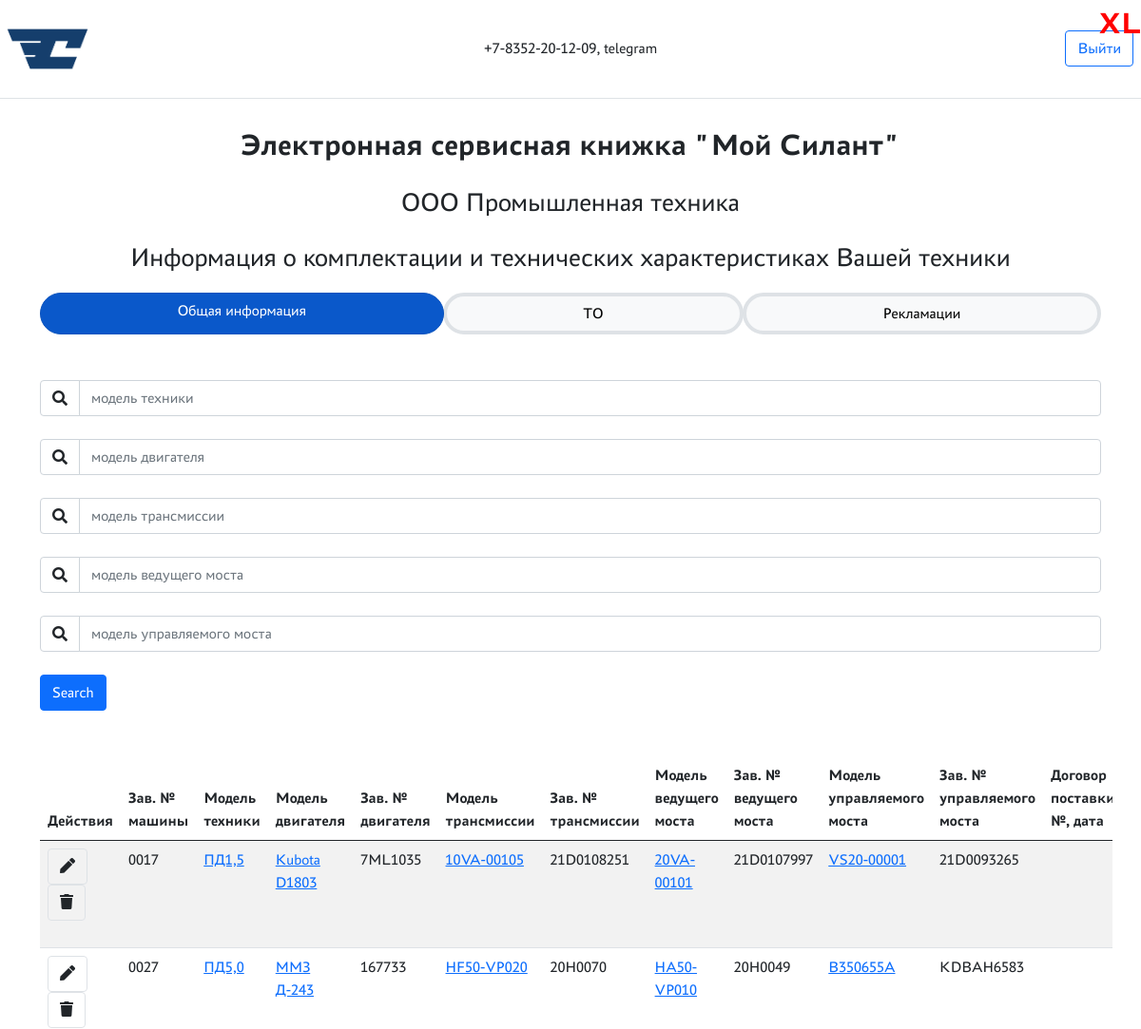
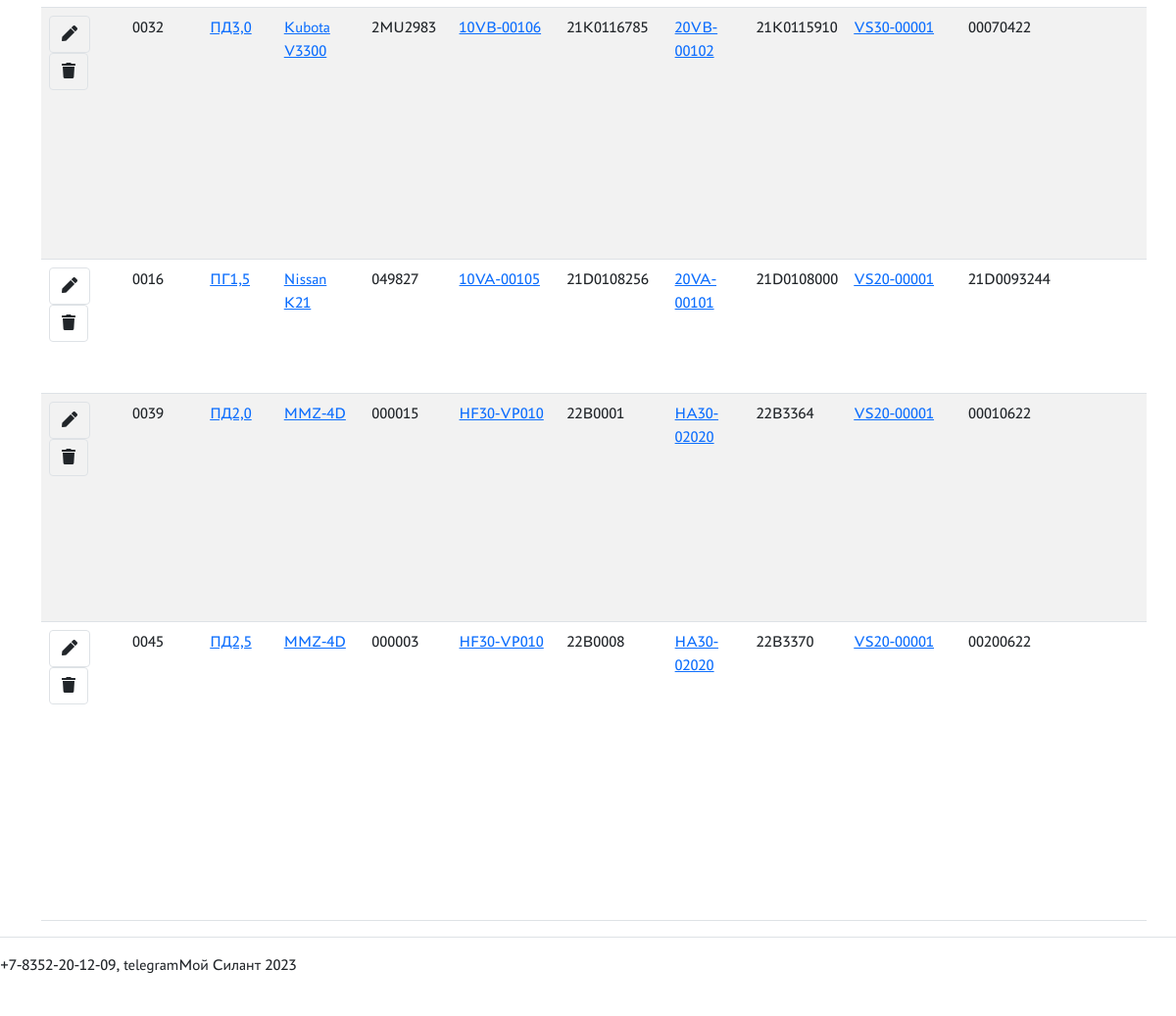
The page /web/vehicle/ (signed in) on the database its author committed (2 pictures, top to bottom).
### api/models.py (models this page shows, shortened)
class Vehicle(models.Model):
    vehicle_id = models.CharField(max_length=20, unique=True,
                                  verbose_name='зав. № машины')
    vehicle_model = models.ForeignKey(Handbook, on_delete=models.CASCADE,
                                      verbose_name='Модель техники',
                                      related_name='vehicle_model')
    engine_model = models.ForeignKey(Handbook, on_delete=models.CASCADE,
                                     verbose_name='Модель двигателя',
                                     related_name='engine_model')
    engine_id = models.CharField(max_length=20,
                                 verbose_name='Зав. № двигателя')
    transmission_model = models.ForeignKey(Handbook, on_delete=models.CASCADE,
                                           verbose_name='Модель трансмиссии',
                                           related_name='transmission_model')
    transmission_id = models.CharField(max_length=20,
                                       verbose_name='Зав. № трансмиссии')
    main_axle_model = models.ForeignKey(Handbook, on_delete=models.CASCADE,
                                        verbose_name='Модель ведущего моста',
                                        related_name='main_axle_model')
    main_axle_id = models.CharField(max_length=20,
                                    verbose_name='Зав. № ведущего моста')
    driven_axle_model = models.ForeignKey(
        Handbook, on_delete=models.CASCADE,
        verbose_name='Модель управляемого моста',
        related_name='driven_axle_model')
    driven_axle_id = models.CharField(max_length=20,
                                      verbose_name='Зав. № управляемого моста')
    contract_id_date = models.CharField(
        max_length=20, blank=True, verbose_name='Договор поставки №, дата')
    shipping_date = models.DateField(default=date.today,
                                     verbose_name='Дата отгрузки с завода')
    consignee = models.CharField(
        max_length=100, verbose_name='Грузополучатель (конечный потребитель)')
    shipping_address = models.CharField(
        max_length=100, verbose_name='Адрес поставки (эксплуатации)')
    equipment = models.TextField(verbose_name='Комплектация (доп. опции)',
                                 default='Стандарт')
    client = models.ForeignKey(User, on_delete=models.CASCADE,
                               verbose_name='Клиент')
    service_company = models.ForeignKey(User, on_delete=models.CASCADE,
                                        verbose_name='Сервисная компания',
                                        related_name='service_company')

class Handbook(models.Model):
    HANDBOOK_TYPES = (
        ('VM', 'Модель техники'),
        ('EM', 'Модель двигателя'),
        ('TM', 'Модель трансмиссии'),
        ('MA', 'Модель ведущего моста'),
        ('DA', 'Модель управляемого моста'),
        ('MT', 'Вид ТО'),
        ('FN', 'Узел отказа'),
        ('RD', 'Способ восстановления'),
        ('SC', 'Сервисная компания'),
    )
    handbook_name = models.CharField(max_length=2, choices=HANDBOOK_TYPES)
    title = models.CharField(max_length=200, unique=True)
    description = models.TextField(blank=True)
    def __str__(self):
        return self.title

### web/views.py (the view)
# urls.py: path('vehicle/', VehiclesView.as_view(), name='info'),
class VehiclesView(LoginRequiredMixin, ListView):
    template_name = 'vehicle.html'
    model = Vehicle
    context_object_name = 'vehicle_list'
    login_url = reverse_lazy('login')
    paginate_by = 10
    ordering = '-shipping_date'
    def get_queryset(self):
        vm = self.request.GET.get('vehicle')
        em = self.request.GET.get('engine')
        tm = self.request.GET.get('transmission')
        mam = self.request.GET.get('mainaxle')
        dam = self.request.GET.get('drivenaxle')
        res = []
        if vm != '' and vm is not None:
            res.append(Q(vehicle_model__title__icontains=vm))
        if em != '' and em is not None:
            res.append(Q(engine_model__title__icontains=em))
        if tm != '' and tm is not None:
            res.append(Q(transmission_model__title__icontains=tm))
        if mam != '' and mam is not None:
            res.append(Q(main_axle_model__title__icontains=mam))
        if dam != '' and dam is not None:
            res.append(Q(driven_axle_model__title__icontains=dam))
        qs = None  # Объекты, которые будут выведены на страницу
        if self.request.user.groups.filter(name='Client').exists():
            qs = Vehicle.objects.filter(client=self.request.user)
        elif self.request.user.groups.filter(name='ServiceCompany').exists():
            qs = Vehicle.objects.filter(service_company=self.request.user)
        elif self.request.user.groups.filter(name='Manager').exists():
            qs = Vehicle.objects.all()
        else:
            qs = Vehicle.objects.none()
        if res:
            q = res[0]
            for i in range(1, len(res)):
                q = q & res[i]
            qs = Vehicle.objects.filter(q)
        return qs

### web/templates/vehicle.html (shortened to what this page needs)
{% extends 'main.html' %}
{% block content %}
    <div class="container">
        <div class="div row">
            <div class="div col text-center">
                <p class="fs-3">{{ user.first_name }}</p>
            </div>
        </div>
        <div class="row">
            <div class="col text-center">
                <p class="fs-3">Информация о комплектации и технических характеристиках Вашей техники</p>
            </div>
        </div>
        <div class="row">
            <div class="col">
                <div class="btn-group d-flex justify-content-evenly">
                  <a href="{% url 'info' %}" class="btn btn-primary rounded-pill active" aria-current="page">Общая информация</a>
                  <a href="{% url 'maintenance' %}" class="btn btn-light border border-4 rounded-pill">ТО</a>
                  <a href="{% url 'reclamation' %}" class="btn btn-light border border-4 rounded-pill">Рекламации</a>
                </div>
            </div>
        </div>
        <div class="row">
            <div class="col">
                <form method="GET" action="." class="py-5">
                    <div class="form-row">
                        <div class="input-group mb-4">
                            <button class="input-group-text bg-transparent" type="button"><i class="fa fa-search"></i></button>
                            <input class="form-control" type="search" name="vehicle" placeholder="модель техники"/>
                        </div>
                        <div class="input-group mb-4">
                            <button class="input-group-text bg-transparent" type="button"><i class="fa fa-search"></i></button>
                            <input class="form-control" type="search" name="engine" placeholder="модель двигателя"/>
                        </div>
                        <div class="input-group mb-4">
                            <button class="input-group-text bg-transparent" type="button"><i class="fa fa-search"></i></button>
                            <input class="form-control" type="search" name="transmission" placeholder="модель трансмиссии"/>
                        </div>
                        <div class="input-group mb-4">
                            <button class="input-group-text bg-transparent" type="button"><i class="fa fa-search"></i></button>
                            <input class="form-control" type="search" name="mainaxle" placeholder="модель ведущего моста"/>
                        </div>
                        <div class="input-group mb-4">
                            <button class="input-group-text bg-transparent" type="button"><i class="fa fa-search"></i></button>
                            <input class="form-control" type="search" name="drivenaxle" placeholder="модель управляемого моста"/>
                        </div>
                    </div>
                    <button type="submit" class="btn btn-primary">Search</button>
                </form>
            </div>
        </div>
        <div class="row">
            <div class="table-responsive">
                <table class="table table-striped">
                    <thead>
                        <tr>
                            <th scope="col">Действия</th>
                            <th scope="col">Зав. № машины</th>
                            <th scope="col">Модель техники</th>
                            <th scope="col">Модель двигателя</th>
                            <th scope="col">Зав. № двигателя</th>
                            <th scope="col">Модель трансмиссии</th>
                            <th scope="col">Зав. № трансмиссии</th>
                            <th scope="col">Модель ведущего моста</th>
                            <th scope="col">Зав. № ведущего моста</th>
                            <th scope="col">Модель управляемого моста</th>
                            <th scope="col">Зав. № управляемого моста</th>
                            <th scope="col">Договор поставки №, дата</th>
                        </tr>
                    </thead>
                    <tbody>
                    {% for v in vehicle_list %}
                    <tr>
                        <td>
                            <a class="btn bg-transparent border" href="{% url 'vehicle_edit' v.pk %}"><i class="fa fa-pen"></i></a>
                            <a class="btn bg-transparent border" href="{% url 'vehicle_delete' v.pk %}"><i class="fa fa-trash"></i></a>
                        </td>
                        <td>{{v.vehicle_id}}</td>
                        <td><a href="{% url 'handbook_detail' v.vehicle_model.pk %}"/>{{v.vehicle_model}}</td>
                        <td><a href="{% url 'handbook_detail' v.engine_model.pk %}"/>{{v.engine_model}}</td>
                        <td>{{v.engine_id}}</td>
                        <td><a href="{% url 'handbook_detail' v.transmission_model.pk %}"/>{{v.transmission_model}}</td>
                        <td>{{v.transmission_id}}</td>
                        <td><a href="{% url 'handbook_detail' v.main_axle_model.pk %}"/>{{v.main_axle_model}}</td>
                        <td>{{v.main_axle_id}}</td>
                        <td><a href="{% url 'handbook_detail' v.driven_axle_model.pk %}"/>{{v.driven_axle_model}}</td>
                        <td>{{v.driven_axle_id}}</td>
                        <td>{{v.contract_id_date}}</td>
                    </tr>
                    {% endfor %}
                    </tbody>
                </table>
            </div>
        </div>
    </div>
{% endblock content %}

### web/templates/main.html (shortened to what this page needs)
<!DOCTYPE html>
<html lang="en">
<head>
    <link href="https://cdn.jsdelivr.net/npm/bootstrap@5.0.2/dist/css/bootstrap.min.css"
          rel="stylesheet"
>
    <link rel="stylesheet"
          href="https://use.fontawesome.com/releases/v5.8.1/css/all.css"
>
    {% load static %}
        <link rel="stylesheet" href="{% static 'web/css/bootstrap-breakpoint.css' %}">
        <link rel="stylesheet" href="{% static 'web/css/stylesheet.css' %}">
</head>
<body>
    <header class="d-flex flex-wrap align-items-center justify-content-center justify-content-md-between py-3 mb-4 border-bottom">
        <a href="/" class="d-flex align-items-center col-md-3 mb-2 mb-md-0 text-dark text-decoration-none">
            <img class="col-4" src="{% static 'web/images/Logotype accent RGB 1.jpg' %}">
        </a>
        <ul class="nav col-12 col-md-auto mb-2 justify-content-center mb-md-0">
            <li>+7-8352-20-12-09, telegram</li>
        </ul>
        <div class="col-md-3 text-end">
            {% if user.is_authenticated %}
                <a href="{% url 'logout' %}" class="btn btn-outline-primary me-2">Выйти</a>
            {% else %}
                <a href="{% url 'login' %}" class="btn btn-outline-primary me-2">Вход</a>
            {% endif %}
        </div>
    </header>
    <div class="container">
        <div class="row">
            <div class="col">
                <p class="text-center fs-2 fw-bold">Электронная сервисная
                    книжка "Мой Силант"</p>
            </div>
        </div>
    </div>
    <main>
        {% block content %}
        {% endblock content %}
    </main>
    <footer class="d-flex flex-wrap align-items-center justify-content-center justify-content-md-between py-3 mb-4 border-top">
        <ul class="nav col-12 col-md-auto mb-2 justify-content-center mb-md-0">
            <li>+7-8352-20-12-09, telegram</li>
            <li>Мой Силант 2023</li>
        </ul>
    </footer>
</body>
</html>

### web/static/web/css/stylesheet.css (style rules this page uses)
body { font-family: "PT-Astra-Sans", serif; }

### rows shown on the page
Vehicle: vehicle_id "0017", vehicle_model "ПД1,5", engine_model "Kubota D1803", engine_id "7ML1035", transmission_model "10VA-00105", transmission_id "21D0108251", main_axle_model "20VA-00101", main_axle_id "21D0107997", driven_axle_model "VS20-00001", driven_axle_id "21D0093265"
Vehicle: vehicle_id "0027", vehicle_model "ПД5,0", engine_model "ММЗ Д-243", engine_id "167733", transmission_model "HF50-VP020", transmission_id "20H0070", main_axle_model "HA50-VP010", main_axle_id "20H0049", driven_axle_model "B350655A", driven_axle_id "KDBAH6583"
Vehicle: vehicle_id "0032", vehicle_model "ПД3,0", engine_model "Kubota V3300", engine_id "2MU2983", transmission_model "10VB-00106", transmission_id "21K0116785", main_axle_model "20VB-00102", main_axle_id "21K0115910", driven_axle_model "VS30-00001", driven_axle_id "00070422"
Vehicle: vehicle_id "0016", vehicle_model "ПГ1,5", engine_model "Nissan K21", engine_id "049827", transmission_model "10VA-00105", transmission_id "21D0108256", main_axle_model "20VA-00101", main_axle_id "21D0108000", driven_axle_model "VS20-00001", driven_axle_id "21D0093244"
Vehicle: vehicle_id "0039", vehicle_model "ПД2,0", engine_model "MMZ-4D", engine_id "000015", transmission_model "HF30-VP010", transmission_id "22B0001", main_axle_model "HA30-02020", main_axle_id "22B3364", driven_axle_model "VS20-00001", driven_axle_id "00010622"
Vehicle: vehicle_id "0045", vehicle_model "ПД2,5", engine_model "MMZ-4D", engine_id "000003", transmission_model "HF30-VP010", transmission_id "22B0008", main_axle_model "HA30-02020", main_axle_id "22B3370", driven_axle_model "VS20-00001", driven_axle_id "00200622"

### other values the page prints
{{ user.first_name }} "ООО Промышленная техника"
